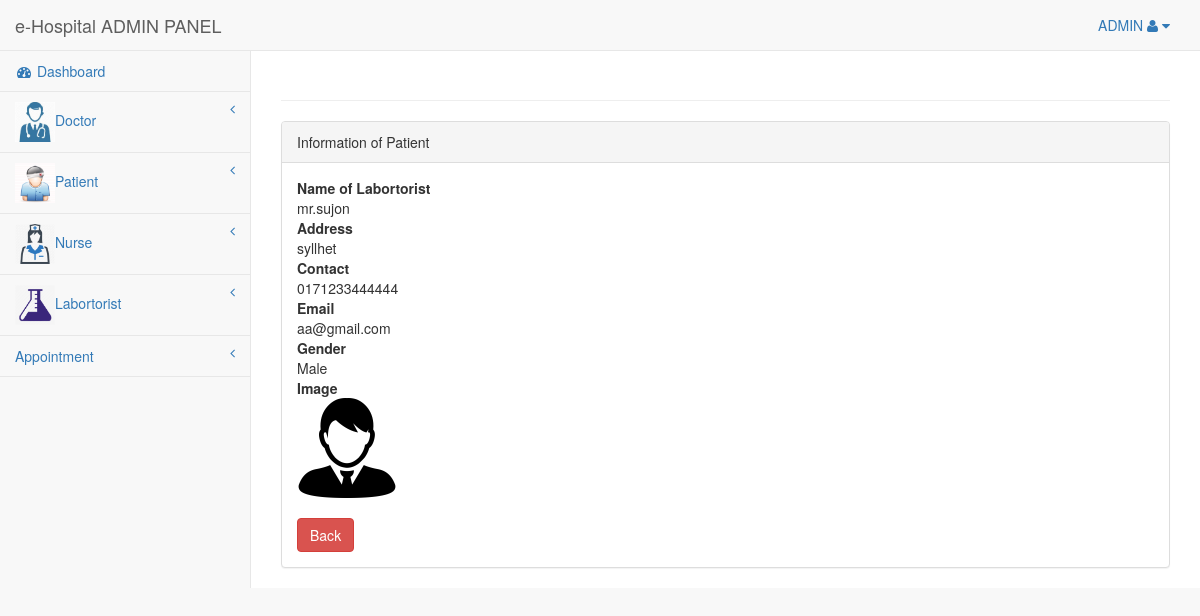
The page /view/admin/labortorist/view.php?id=1 (signed in) on the database its author committed.
### tables this page shows
CREATE TABLE IF NOT EXISTS `labortorist` (
  `id` int(11) NOT NULL AUTO_INCREMENT,
  `name` varchar(255) NOT NULL,
  `address` varchar(255) NOT NULL,
  `contact` varchar(255) NOT NULL,
  `email` varchar(255) NOT NULL,
  `gender` varchar(255) NOT NULL,
  `image` varchar(255) NOT NULL,
  `unique_id` int(11) NOT NULL,
  `created_at` timestamp NOT NULL DEFAULT CURRENT_TIMESTAMP ON UPDATE CURRENT_TIMESTAMP,
  `modified_at` timestamp NOT NULL DEFAULT '0000-00-00 00:00:00',
  `deleted_at` datetime NOT NULL,
  PRIMARY KEY (`id`)
);

### src/admin/Helper/Connection.php (called while the page is built, shortened)
<?php
class Connection
{
    private $user = 'root';
    private $pass = '';
    public function __construct(){
        try {
            $this->con=new PDO('mysql:host=localhost;dbname=hospital',$this->user, $this->pass);
        } catch (PDOException $e) {
            print "Error!: " . $e->getMessage() . "<br/>";
            die();
        }
    }
}

### src/admin/Labortorist/Labortorist.php (called while the page is built, shortened)
<?php
class Labortorist extends Connection
{
    public function view($id)
    {
        try {
            $stmt = $this->con->prepare("SELECT * FROM `labortorist` WHERE unique_id = :dd");
            $stmt->bindValue(':dd', $id, PDO::PARAM_INT);
            $stmt->execute();
            return $stmt->fetch(PDO::FETCH_ASSOC);
        } catch (PDOException $e) {
            print "Error!: " . $e->getMessage() . "<br/>";
            die();
        }
    }
}

### view/admin/labortorist/view.php (the view, shortened to what this page needs)
<?php
include_once '../include/header.php';
$doctor = new \App\admin\Labortorist\Labortorist();
$doctor = $doctor->view($_GET['id']);
?>
    <div id="page-wrapper" style="min-height: 349px;">
        <div class="row">
            <div class="col-lg-12">
                <h1 class="page-header"></h1>
            </div>
        </div>
        <div class="row">
            <div class="col-lg-12">
                <div class="panel panel-default">
                    <div class="panel-heading">
                        Information of Patient
                    </div>
                    <div class="panel-body">
                        <dl>
                            <dt>Name of Labortorist</dt>
                            <dd> <?php echo $doctor['name']?> </dd>
                            <dt>Address</dt>
                            <dd><?php echo  $doctor['address']?></dd>
                            <dt>Contact</dt>
                            <dd><?php echo  $doctor['contact']?></dd>
                            <dt>Email</dt>
                            <dd><?php echo  $doctor['email']?></dd>
                            <dt>Gender</dt>
                            <dd><?php echo $doctor['gender']?></dd>
                            <dt>Image</dt>
                            <dd><img  class="img-responsive" width="100" src="view/admin/labortorist/uploads/<?php echo $doctor['image']?>"</dd>
                        </dl>
                        <a href="view/admin/labortorist/index.php" class="btn btn-danger" class="btn btn-default">Back
                        </a>
                    </div>
                </div>
            </div>
        </div>
    </div>
<?php
include_once '../include/footer.php';
?>

### rows shown on the page
labortorist: name "mr.sujon", address "syllhet", contact "0171233444444", email "aa@gmail.com", gender "Male", image (picture)
